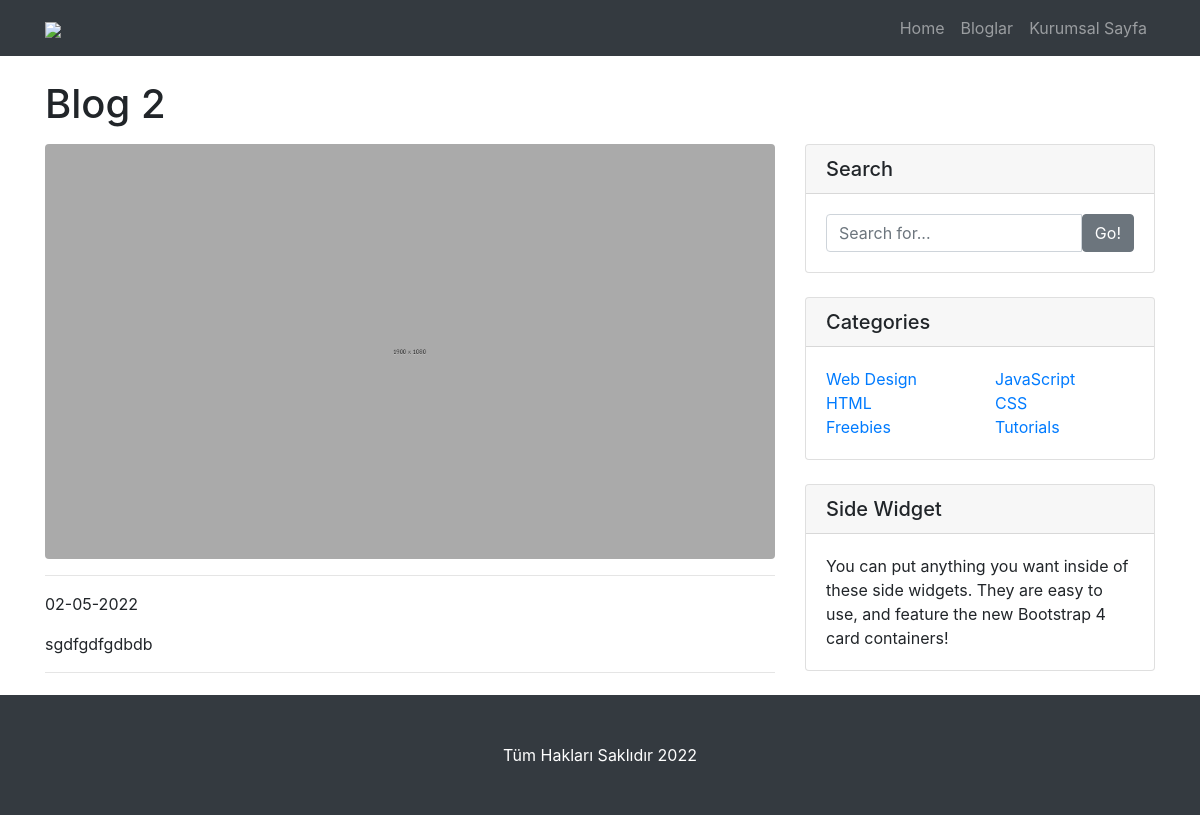
The app's page /bloglar/blogiki with its own data.
### tables this page shows
CREATE TABLE `blog` (
  `blog_id` int(11) NOT NULL,
  `blog_title` varchar(250) NOT NULL,
  `blog_slug` varchar(300) NOT NULL,
  `blog_file` varchar(200) NOT NULL,
  `blog_content` text NOT NULL,
  `blog_time` datetime NOT NULL DEFAULT current_timestamp(),
  `blog_order` int(11) NOT NULL
);

### settings.php (called while the page is built, shortened)
<?php
require_once 'nedmin/netting/classcrud.php';
$db=new crud();
 ?>

### blog-detay.php (the view)
<?php
require_once 'header.php';
$sql=$db->wread("blog","blog_slug",$_GET['slug']);
$row=$sql->fetch(PDO::FETCH_ASSOC);
 ?>
  <div class="container">
    <h1 class="mt-4 mb-3"><?php echo $row['blog_title'] ?></h1>
    <div class="row">
      <div class="col-lg-8">
        <img class="img-fluid rounded" src="nedmin/dimg/blog/<?php echo $row['blog_file'] ?>" alt="<?php echo $row['blog_title'] ?>">
        <hr>
        <p><?php echo $db->tDate($row['blog_time'],['date'=>TRUE]); ?></p>
        <div align="justify">
        <p class="lead"><?php echo $row['blog_content'] ?></p>
        </div>
        <hr>
      </div>
      <div class="col-md-4">
        <div class="card mb-4">
          <h5 class="card-header">Search</h5>
          <div class="card-body">
            <div class="input-group">
              <input type="text" class="form-control" placeholder="Search for...">
              <span class="input-group-btn">
                <button class="btn btn-secondary" type="button">Go!</button>
              </span>
            </div>
          </div>
        </div>
        <div class="card my-4">
          <h5 class="card-header">Categories</h5>
          <div class="card-body">
            <div class="row">
              <div class="col-lg-6">
                <ul class="list-unstyled mb-0">
                  <li>
                    <a href="#">Web Design</a>
                  </li>
                  <li>
                    <a href="#">HTML</a>
                  </li>
                  <li>
                    <a href="#">Freebies</a>
                  </li>
                </ul>
              </div>
              <div class="col-lg-6">
                <ul class="list-unstyled mb-0">
                  <li>
                    <a href="#">JavaScript</a>
                  </li>
                  <li>
                    <a href="#">CSS</a>
                  </li>
                  <li>
                    <a href="#">Tutorials</a>
                  </li>
                </ul>
              </div>
            </div>
          </div>
        </div>
        <div class="card my-4">
          <h5 class="card-header">Side Widget</h5>
          <div class="card-body">
            You can put anything you want inside of these side widgets. They are easy to use, and feature the new Bootstrap 4 card containers!
          </div>
        </div>
      </div>
    </div>
  </div>
 <?php require_once 'footer.php'; ?>

### css/modern-business.css (style rules this page uses)
body { padding-top: 56px; }

### records on screen
blog: blog_title "Blog 2", blog_file (picture), blog_time "02-05-2022", blog_content "sgdfgdfgdbdb"

### other values on screen
$settings['copyright'] "Tüm Hakları Saklıdır 2022"
